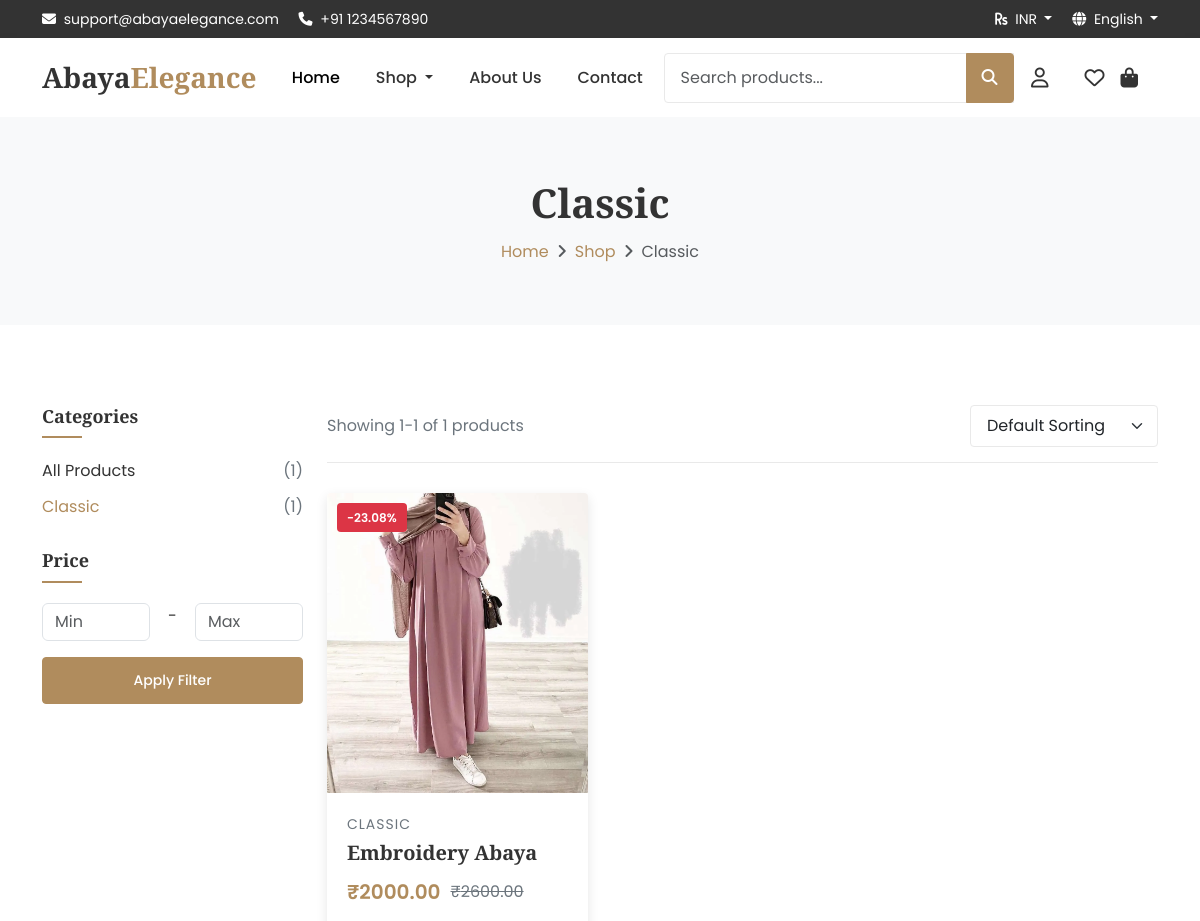
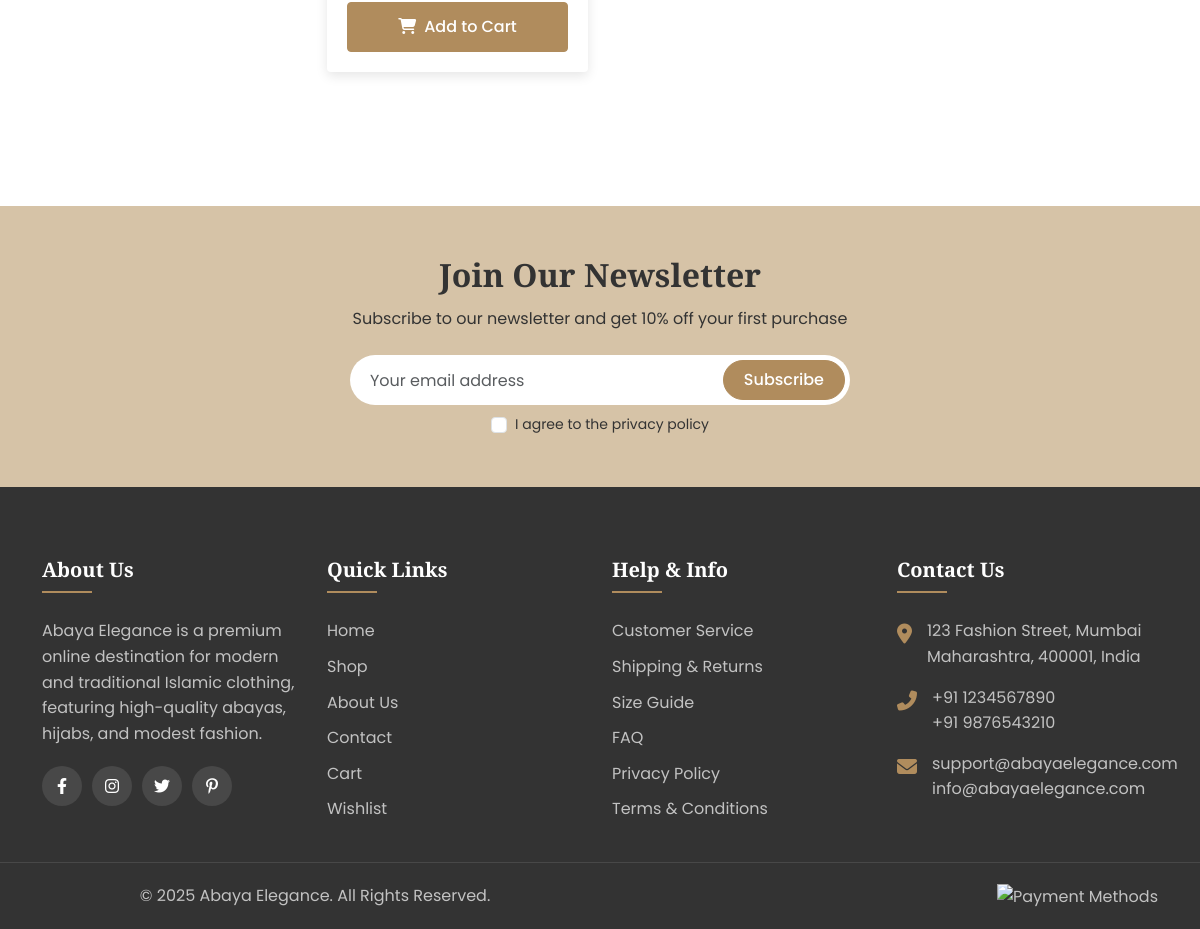
The page /products/category/classic/ on the database its author committed (2 pictures, top to bottom).
### products/models.py (models this page shows, shortened)
class Category(models.Model):
    id = models.UUIDField(primary_key=True, default=uuid.uuid4, editable=False)
    name = models.CharField(max_length=100)
    slug = models.SlugField(max_length=100, unique=True)
    description = models.TextField(blank=True, null=True)
    parent = models.ForeignKey('self', on_delete=models.SET_NULL, blank=True, null=True, related_name='children')
    is_active = models.BooleanField(default=True)
    image = models.ImageField(upload_to='categories/', blank=True, null=True)
    meta_title = models.CharField(max_length=255, blank=True, null=True)
    meta_description = models.TextField(blank=True, null=True)
    meta_keywords = models.CharField(max_length=255, blank=True, null=True)
    created_at = models.DateTimeField(auto_now_add=True)
    updated_at = models.DateTimeField(auto_now=True)
    class Meta:
        verbose_name = 'Category'
        verbose_name_plural = 'Categories'
        ordering = ['name']
    def get_all_products(self):
        products = self.products.filter(is_active=True)
        for child in self.children.filter(is_active=True):
            products |= child.get_all_products()
        return products

class Product(models.Model):
    id = models.UUIDField(primary_key=True, default=uuid.uuid4, editable=False)
    name = models.CharField(max_length=255)
    slug = models.SlugField(max_length=255, unique=True)
    description = models.TextField(blank=True, null=True)
    sku = models.CharField(max_length=100, unique=True)
    is_active = models.BooleanField(default=True)
    is_featured = models.BooleanField(default=False)
    price = models.DecimalField(max_digits=10, decimal_places=2)
    sale_price = models.DecimalField(max_digits=10, decimal_places=2, blank=True, null=True)
    cost = models.DecimalField(max_digits=10, decimal_places=2, blank=True, null=True)
    quantity = models.IntegerField(default=0)
    meta_title = models.CharField(max_length=255, blank=True, null=True)
    meta_description = models.TextField(blank=True, null=True)
    meta_keywords = models.CharField(max_length=255, blank=True, null=True)
    categories = models.ManyToManyField(Category, through='ProductCategory', related_name='products')
    created_at = models.DateTimeField(auto_now_add=True)
    updated_at = models.DateTimeField(auto_now=True)
    class Meta:
        verbose_name = 'Product'
        verbose_name_plural = 'Products'
        ordering = ['-created_at']
    def get_discount_percentage(self):
        if self.sale_price and self.price > 0:
            discount = ((self.price - self.sale_price) / self.price) * 100
            return round(discount, 2)
        return 0
    def is_in_stock(self):
        return self.quantity > 0
    def get_active_price(self):
        return self.sale_price if self.sale_price else self.price
    def get_default_image(self):
        default_image = self.media.filter(is_default=True).first()
        return default_image.file if default_image else None

### products/views.py (the view, shortened to what this page needs)
# urls.py: path('category/<slug:slug>/', views.category_detail, name='category_detail'),
def category_detail(request, slug):
    category = get_object_or_404(Category, slug=slug, is_active=True)
    products_list = category.get_all_products()
    for product in products_list:
        product.default_image = product.get_default_image()
    min_price = request.GET.get('min_price')
    max_price = request.GET.get('max_price')
    sort = request.GET.get('sort')
    if min_price:
        products_list = products_list.filter(price__gte=min_price)
    if max_price:
        products_list = products_list.filter(price__lte=max_price)
    paginator = Paginator(products_list, 12)  # Show 12 products per page
    page = request.GET.get('page')
    try:
        products = paginator.page(page)
    except PageNotAnInteger:
        products = paginator.page(1)
    except EmptyPage:
        products = paginator.page(paginator.num_pages)
    categories = Category.objects.filter(is_active=True)
    return render(request, 'products/category_detail.html', {
        'category': category,
        'products': products,
        'categories': categories,
        'all_products_count': Product.objects.filter(is_active=True).count()
    })

### carts/context_processors.py (called while the page is built, shortened)
def cart(request):
    cart_count = 0
    cart_total = 0
    wishlist_count = 0
    if request.user.is_authenticated:
        try:
            cart = Cart.objects.get(user=request.user)
            cart_count = cart.get_item_count()
            cart_total = cart.get_total_price()
        except Cart.DoesNotExist:
            cart = None
        try:
            wishlist = Wishlist.objects.get(user=request.user)
            wishlist_count = wishlist.get_item_count()
        except Wishlist.DoesNotExist:
            wishlist = None
    else:
        session_key = request.session.session_key
    return {
        'cart_count': cart_count,
        'cart_total': cart_total,
        'wishlist_count': wishlist_count,
    }

### templates/products/category_detail.html (shortened to what this page needs)
{% extends 'base.html' %}
{% load static %}
{% block content %}
<div class="breadcrumb-section">
    <div class="container">
        <div class="row">
            <div class="col-12 text-center">
                <h1 class="breadcrumb-title">{{ category.name }}</h1>
                <nav aria-label="breadcrumb">
                    <ol class="breadcrumb justify-content-center">
                        <li class="breadcrumb-item"><a href="{% url 'home' %}">Home</a></li>
                        <li class="breadcrumb-item"><a href="{% url 'product_list' %}">Shop</a></li>
                        <li class="breadcrumb-item active" aria-current="page">{{ category.name }}</li>
                    </ol>
                </nav>
            </div>
        </div>
    </div>
</div>
<section class="section-padding">
    <div class="container">
        <div class="row">
            <div class="col-lg-3">
                <div class="shop-sidebar">
                    <div class="sidebar-widget">
                        <h3 class="sidebar-title">Categories</h3>
                        <ul class="category-list">
                            <li>
                                <a href="{% url 'product_list' %}" {% if not category %}class="text-primary"{% endif %}>
                                    All Products <span>({{ all_products_count }})</span>
                                </a>
                            </li>
                            {% for cat in categories %}
                            <li>
                                <a href="{% url 'category_detail' cat.slug %}" {% if category.id == cat.id %}class="text-primary"{% endif %}>
                                    {{ cat.name }} <span>({{ cat.products.count }})</span>
                                </a>
                            </li>
                            {% endfor %}
                        </ul>
                    </div>
                    <div class="sidebar-widget">
                        <h3 class="sidebar-title">Price</h3>
                        <form action="{% url 'category_detail' category.slug %}" method="GET" class="price-filter">
                            <div class="filter-input">
                                <input type="number" name="min_price" class="form-control" placeholder="Min" value="{{ request.GET.min_price }}">
                                <span class="mx-2">-</span>
                                <input type="number" name="max_price" class="form-control" placeholder="Max" value="{{ request.GET.max_price }}">
                            </div>
                            <button type="submit" class="btn btn-primary btn-sm filter-btn mt-3">Apply Filter</button>
                        </form>
                    </div>
                </div>
            </div>
            <div class="col-lg-9">
                <div class="shop-header">
                    <div class="shop-count">
                        Showing {{ products.start_index }}-{{ products.end_index }} of {{ products.paginator.count }} products
                    </div>
                    <div class="shop-sort">
                        <form action="{% url 'category_detail' category.slug %}" method="GET" id="sort-form">
                            <select class="form-select" name="sort" onchange="document.getElementById('sort-form').submit();">
                                <option value="" {% if not request.GET.sort %}selected{% endif %}>Default Sorting</option>
                            </select>
                        </form>
                    </div>
                </div>
                <div class="row">
                    {% if products %}
                    {% for product in products %}
                    <div class="col-lg-4 col-md-6 mb-4">
                        <div class="product-card">
                            <div class="product-image">
                                {% if product.is_in_stock %}
                                {% if product.sale_price %}
                                <div class="product-badges">
                                    <span class="product-badge badge-sale">
                                        -{{ product.get_discount_percentage }}%
                                    </span>
                                </div>
                                {% endif %}
                                {% else %}
                                <div class="product-badges">
                                    <span class="product-badge badge-out">Out of Stock</span>
                                </div>
                                {% endif %}
                                {% if product.default_image %}
                                <img src="{{ product.default_image.url }}" alt="{{ product.name }}">
                                {% else %}
                                <img src="{% static 'images/product-placeholder.jpg' %}" alt="{{ product.name }}">
                                {% endif %}
                            </div>
                            <div class="product-body">
                                <div class="product-category">
                                    {% for category in product.categories.all|slice:":1" %}
                                    {{ category.name }}
                                    {% endfor %}
                                </div>
                                <h3 class="product-title">
                                    <a href="{% url 'product_detail' product.slug %}">{{ product.name }}</a>
                                </h3>
                                <div class="product-price">
                                    <span class="current-price">₹{{ product.get_active_price }}</span>
                                    {% if product.sale_price %}
                                    <span class="old-price">₹{{ product.price }}</span>
                                    {% endif %}
                                </div>
                                <form action="{% url 'add_to_cart' %}" method="post" class="add-to-cart-form">
                                    <button type="submit" class="btn btn-primary add-to-cart" {% if not product.is_in_stock %}disabled{% endif %}>
                                        <i class="fas fa-shopping-cart me-2"></i>Add to Cart
                                    </button>
                                </form>
                            </div>
                        </div>
                    </div>
                    {% endfor %}
                    {% endif %}
                </div>
            </div>
        </div>
    </div>
</section>
{% endblock %}

### static/css/style.css (style rules this page uses)
:root { --primary-color: #b08c5d; --primary-dark: #8a6d4b; --primary-light: #d6c3a7; --secondary-color: #333333; --light-color: #f8f9fa; --dark-color: #212529; --gray-color: #6c757d; --light-gray: #e9e9e9; --success-color: #28a745; --info-color: #17a2b8; --warning-color: #ffc107; --danger-color: #dc3545; --body-font: 'Poppins', sans-serif; --heading-font: 'Playfair Display', serif; --transition: all 0.3s ease; --shadow: 0 4px 12px rgba(0, 0, 0, 0.1); --border-radius: 4px; }
body { font-family: var(--body-font); font-size: 16px; line-height: 1.6; color: var(--secondary-color); background-color: #fff; overflow-x: hidden; }
h1, h2, h3, h4, h5, h6 { font-family: var(--heading-font); font-weight: 700; line-height: 1.3; margin-bottom: 1rem; color: var(--secondary-color); }
a { color: var(--primary-color); text-decoration: none; transition: var(--transition); }
.btn { font-weight: 500; padding: 0.75rem 1.5rem; border-radius: var(--border-radius); transition: var(--transition); }
.btn-primary { background-color: var(--primary-color); border-color: var(--primary-color); }
.text-primary { color: var(--primary-color) !important; }
.section-padding { padding: 80px 0; }
.product-card { border: none; border-radius: var(--border-radius); margin-bottom: 30px; box-shadow: var(--shadow); transition: var(--transition); overflow: hidden; }
.product-image { position: relative; overflow: hidden; height: 300px; }
.product-image img { width: 100%; height: 100%; object-fit: cover; transition: var(--transition); }
.product-badges { position: absolute; top: 10px; left: 10px; z-index: 2; display: flex; flex-direction: column; gap: 5px; }
.product-badge { padding: 5px 10px; border-radius: var(--border-radius); font-size: 0.75rem; font-weight: 600; text-transform: uppercase; }
.badge-sale { background-color: var(--danger-color); color: #fff; }
.product-body { padding: 20px; }
.product-category { font-size: 0.875rem; color: var(--gray-color); text-transform: uppercase; letter-spacing: 1px; margin-bottom: 5px; }
.product-title { font-size: 1.25rem; margin-bottom: 10px; font-weight: 600; }
.product-title a { color: var(--secondary-color); }
.product-price { display: flex; align-items: center; gap: 10px; margin-bottom: 15px; }
.current-price { font-size: 1.25rem; font-weight: 600; color: var(--primary-color); }
.old-price { font-size: 1rem; color: var(--gray-color); text-decoration: line-through; }
.add-to-cart { width: 100%; border-radius: var(--border-radius); }
.breadcrumb-section { padding: 60px 0; background-color: var(--light-color); position: relative; }
.breadcrumb-section::before { content: ''; position: absolute; top: 0; left: 0; width: 100%; height: 100%; background: url('../images/pattern.png'); opacity: 0.05; }
.breadcrumb-title { font-size: 2.5rem; margin-bottom: 10px; }
.breadcrumb { justify-content: center; margin-bottom: 0; }
.breadcrumb-item+.breadcrumb-item::before { content: '\f105'; font-family: 'Font Awesome 5 Free'; font-weight: 900; }
.shop-sidebar { border-radius: var(--border-radius); overflow: hidden; margin-bottom: 30px; }
.sidebar-widget { margin-bottom: 30px; }
.sidebar-title { font-size: 1.125rem; margin-bottom: 20px; position: relative; padding-bottom: 10px; }
.sidebar-title:after { content: ''; position: absolute; left: 0; bottom: 0; width: 40px; height: 2px; background-color: var(--primary-color); }
.category-list { list-style: none; padding: 0; }
.category-list li { margin-bottom: 10px; }
.category-list li a { display: flex; justify-content: space-between; color: var(--secondary-color); transition: var(--transition); }
.category-list li a span { color: var(--gray-color); }
.price-filter { margin-bottom: 20px; }
.filter-input { display: flex; gap: 10px; margin-top: 10px; }
.filter-input .form-control { width: 100%; }
.filter-btn { width: 100%; margin-top: 10px; }
.shop-header { display: flex; justify-content: space-between; align-items: center; margin-bottom: 30px; padding-bottom: 15px; border-bottom: 1px solid var(--light-gray); }
.shop-count { font-size: 1rem; color: var(--gray-color); }
.shop-sort .form-select { border-radius: var(--border-radius); padding: 0.5rem 2rem 0.5rem 1rem; border: 1px solid var(--light-gray); }

### rows shown on the page
Category: name "Classic", products.count "1", name "CLASSIC"
Product: get_discount_percentage "23.08", name "Embroidery Abaya", get_active_price "2000.00", price "2600.00"

### other values the page prints
{{ all_products_count }} "1"
{{ products.start_index }} "1"
{{ products.end_index }} "1"
{{ products.paginator.count }} "1"
